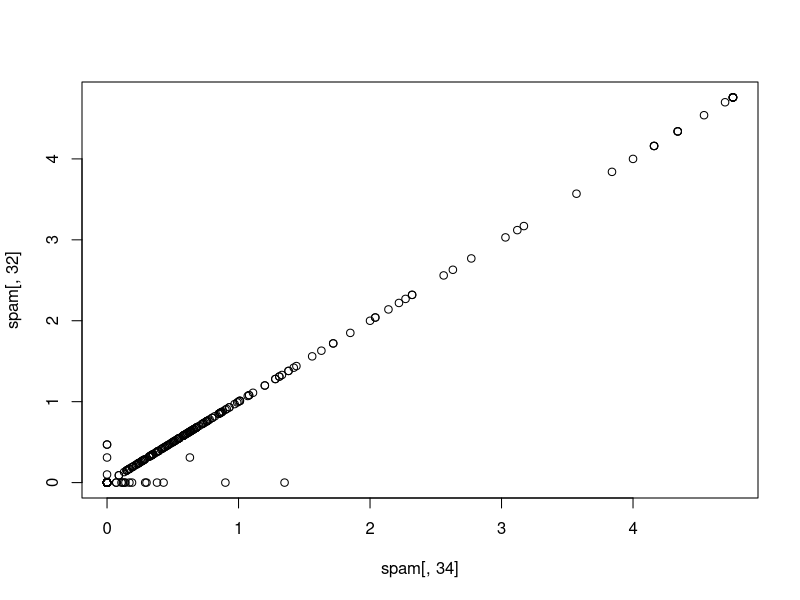
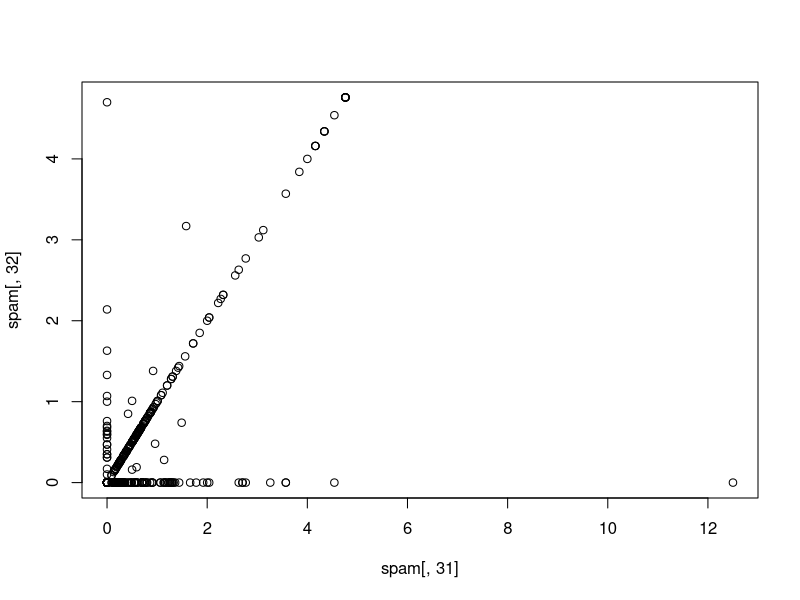
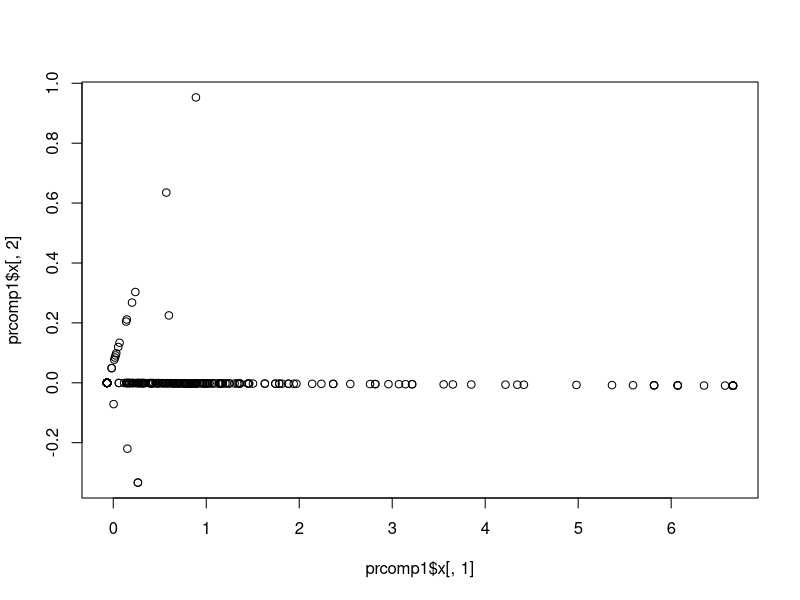
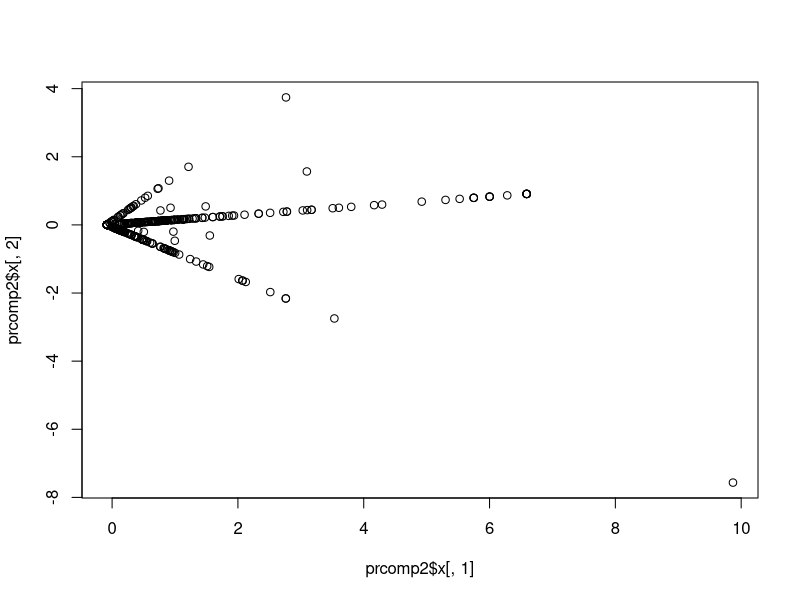
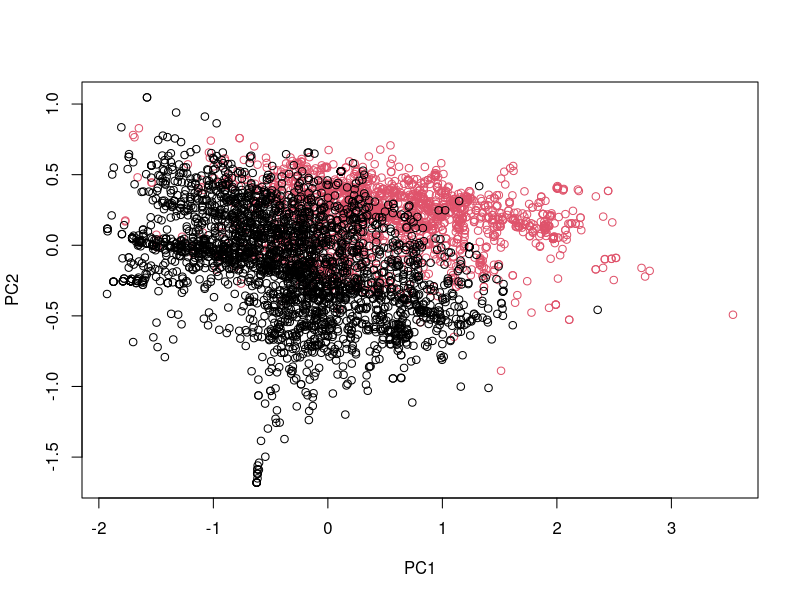
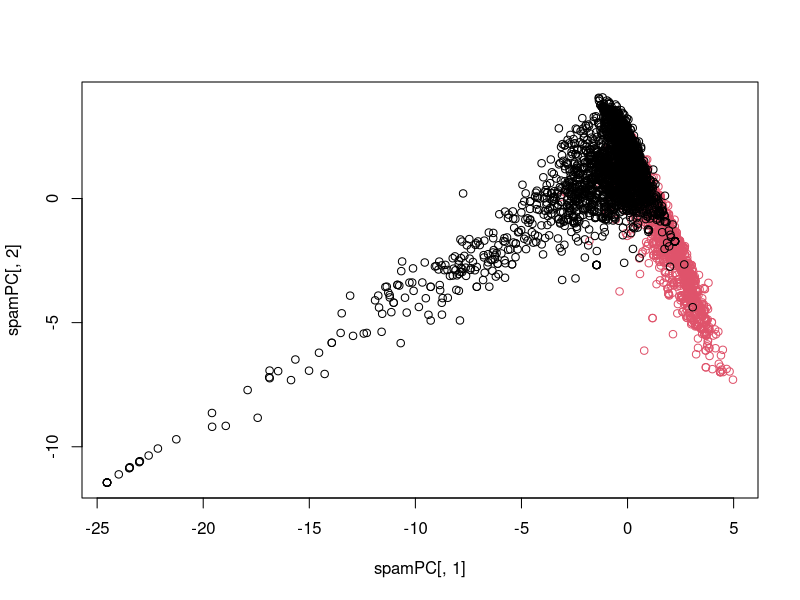

Reproduce these figures in R, in order.
###PCA preprocessing

library(caret); 
library(kernlab); 
data(spam)

inTrain <- createDataPartition(y = spam$type, p =0.75, list = FALSE)

training <- spam[inTrain, ]
testing <- spam[-inTrain, ]

#Correlation between variables
M <- abs(cor(training[,-58]))
diag(M) <- 0 #Set self corr to 0
which(M > 0.8, arr.ind = T)

plot(spam[,34], spam[,32])
plot(spam[,31], spam[,32])
#Including both varibales might not be very useful for the model
#Weighted combination of predictors --> reduced predictors, reduced noise (PCA)

smallspam1 <- spam[ , c(32, 34)]
prcomp1 <- prcomp(smallspam1)
plot(prcomp1$x[,1], prcomp1$x[, 2])

prcomp1$rotation
#           PC1        PC2
# num857 0.7061498 -0.7080625
# num415 0.7080625  0.7061498

smallspam2 <- spam[ , c(31, 34)]
prcomp2 <- prcomp(smallspam2)
plot(prcomp2$x[,1], prcomp2$x[, 2])

prcomp2$rotation

###PCA on spam data
typeColor <- ((spam$type=="spam")*1 + 1)
prComp <- prcomp(log10(spam[,-58]+1))
plot(prComp$x[,1],prComp$x[,2],col=typeColor,xlab="PC1",ylab="PC2")
prComp

# PCA with caret
preProc <- preProcess(log10(spam[,-58]+1),method="pca",pcaComp=2)
spamPC <- predict(preProc,log10(spam[,-58]+1))
plot(spamPC[,1],spamPC[,2],col=typeColor)

preProc <- preProcess(log10(training[,-58]+1),method="pca",pcaComp=2)
trainPC <- predict(preProc,log10(training[,-58]+1))
modelFit <- train(x = trainPC, y = training$type,method="glm")

testPC <- predict(preProc,log10(testing[,-58]+1))
confusionMatrix(testing$type,predict(modelFit,testPC))

##Short version with train
modelFit <- train(type~.,method="glm",preProcess="pca",data=training)
confusionMatrix(testing$type,predict(modelFit,testing))    
